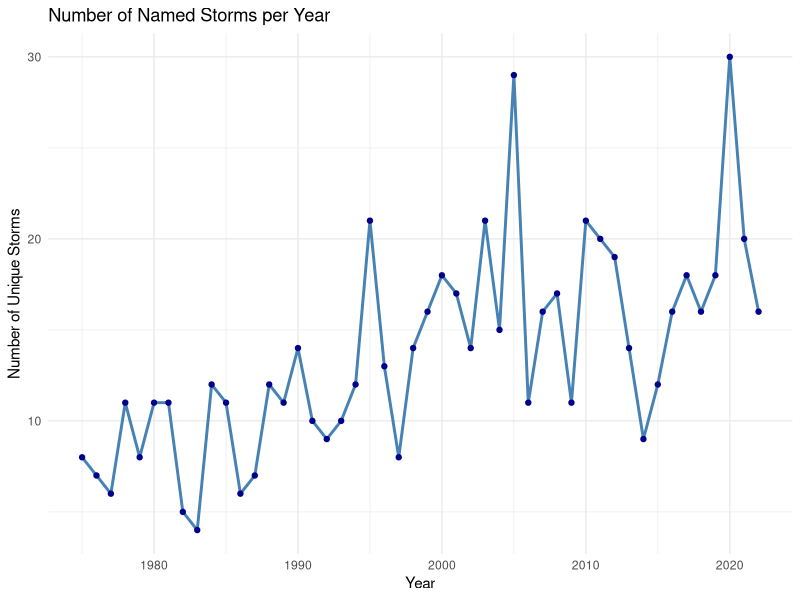

Source code (R):
## ---- chunk 1
#| label: setup
#| include: false
suppressPackageStartupMessages(library(tidyverse))

#| label: storm-plot
#| warning: false
#| message: false

# Process the data to count unique named storms per year
storms_per_year <- storms %>%
  filter(!is.na(name)) %>%
  group_by(year) %>%
  summarize(num_storms = n_distinct(name))

# Create the visualization
ggplot(storms_per_year, aes(x = year, y = num_storms)) +
  geom_line(color = "steelblue", size = 1) +
  geom_point(color = "darkblue") +
  theme_minimal() +
  labs(
    title = "Number of Named Storms per Year",
    x = "Year",
    y = "Number of Unique Storms"
  )
